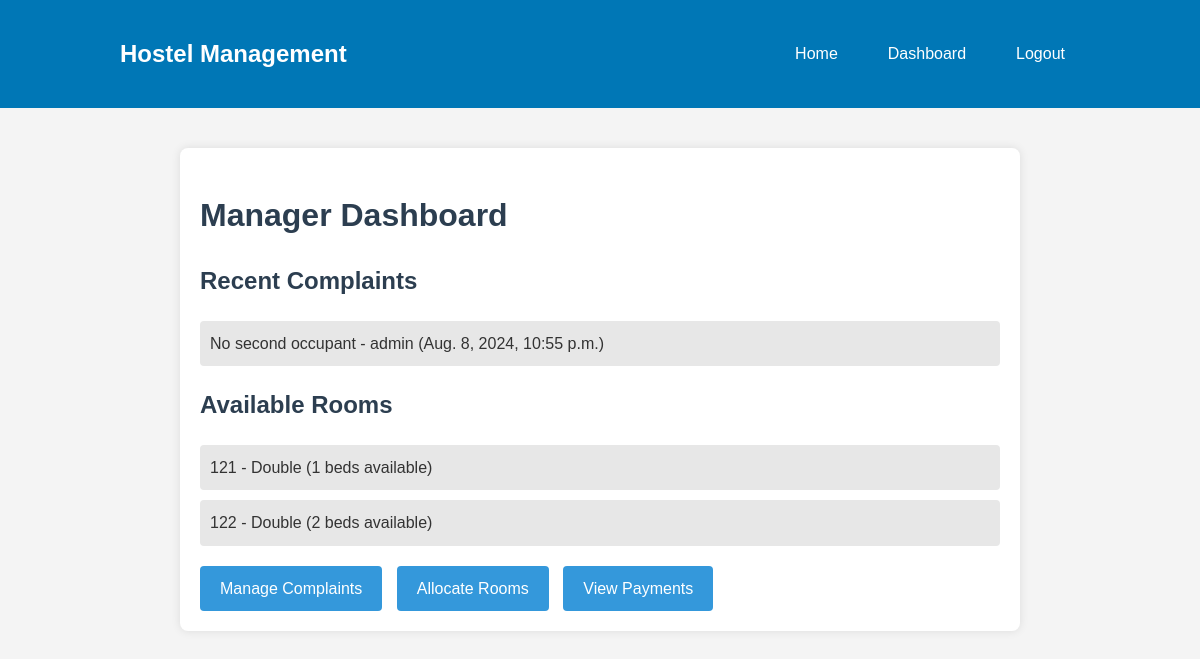
The page /dashboard/ (signed in) on the database its author committed.
### core/models.py (models this page shows, shortened)
class Complaint(models.Model):
    student = models.ForeignKey(StudentProfile, on_delete=models.CASCADE)
    complaint_text = models.TextField()
    status = models.CharField(max_length=10, choices=(('pending', 'Pending'), ('resolved', 'Resolved')), default='pending')
    date_filed = models.DateTimeField(auto_now_add=True)
    date_resolved = models.DateTimeField(null=True, blank=True)

class StudentProfile(models.Model):
    user = models.OneToOneField(User, on_delete=models.CASCADE, related_name='studentprofile')
    room = models.ForeignKey(Room, on_delete=models.SET_NULL, null=True, blank=True)
    date_joined = models.DateField(auto_now_add=True)

class User(AbstractUser):
    ROLE_CHOICES = (
        ('admin', 'Admin'),
        ('manager', 'Hostel Manager'),
        ('student', 'Student'),
    )
    role = models.CharField(max_length=10, choices=ROLE_CHOICES)
    user_permissions = models.ManyToManyField(
        'auth.Permission',
        verbose_name='user permissions',
        blank=True,
        related_name='custom_user_set',  # Unique related_name to avoid conflict
        help_text='Specific permissions for this user.',
        related_query_name='custom_user'
    )
    groups = models.ManyToManyField(
        Group,
        related_name='custom_user_set',  # Unique related_name to avoid conflict
        blank=True,
        help_text='The groups this user belongs to.',
        related_query_name='custom_user',
    )

class Room(models.Model):
    ROOM_TYPES = (
        ('single', 'Single'),
        ('double', 'Double'),
        ('dormitory', 'Dormitory'),
    )
    room_number = models.CharField(max_length=10, unique=True)
    room_type = models.CharField(max_length=10, choices=ROOM_TYPES)
    capacity = models.IntegerField(default=1)
    occupied = models.IntegerField(default=0)
    fee = models.DecimalField(max_digits=8, decimal_places=2)
    objects = RoomManager()
    @property
    def space(self):
        return self.capacity-self.occupied

### core/views.py (the view, shortened to what this page needs)
# urls.py: path('dashboard/', views.admin_dashboard, name='dashboard'),
@login_required
def admin_dashboard(request):
    user = request.user
    if user.role == 'admin':
        total_rooms = Room.objects.count()
        total_students = User.objects.filter(role='student').count()
        total_payments = Payment.objects.aggregate(Sum('amount'))
        context = {
            'total_rooms': total_rooms,
            'total_students': total_students,
            'total_payments': total_payments,
        }
        return render(request, 'admin/dashboard.html', context)
    elif user.role == 'manager':
        recent_complaints = Complaint.objects.filter(status='pending').order_by('-date_filed')[:5]
        available_rooms = Room.objects.filter(occupied__lt=F('capacity'))
        context = {
            'recent_complaints': recent_complaints,
            'available_rooms': available_rooms,
        }
        return render(request, 'manager/dashboard.html', context)
    return render(request, 'core/index.html')

### core/templates/manager/dashboard.html (shortened to what this page needs)
{% extends 'core/base.html' %}
{% block body %}
    <div class="dashboard">
        <h1>Manager Dashboard</h1>
        <div class="recent-complaints">
            <h2>Recent Complaints</h2>
            <ul>
                {% for complaint in recent_complaints %}
                <li>{{ complaint.complaint_text }} - {{ complaint.student.user.username }} ({{ complaint.date_filed }})</li>
                {% endfor %}
            </ul>
        </div>
        <div class="available-rooms">
            <h2>Available Rooms</h2>
            <ul>
                {% for room in available_rooms %}
                <li>{{ room.room_number }} - {{ room.get_room_type_display }} ({{ room.space }} beds available)</li>
                {% endfor %}
            </ul>
        </div>
        <div class="links">
            <a href="{% url 'manage_complaints' %}" class="btn">Manage Complaints</a>
            <a href="{% url 'allocate_rooms' %}" class="btn">Allocate Rooms</a>
            <a href="{% url 'view_payments' %}" class="btn">View Payments</a>
        </div>
    </div>
{% endblock body %}

### static/core/css/styles.css (style rules this page uses)
body { font-family: Arial, sans-serif; background-color: #f4f4f4; color: #333; margin: 0; padding: 0; line-height: 1.6; }
h1, h2 { color: #2c3e50; }
.dashboard, .manage-users { max-width: 800px; margin: 20px auto; padding: 20px; background: #fff; border-radius: 8px; box-shadow: 0 0 10px rgba(0, 0, 0, 0.1); }
.stats ul, .recent-complaints ul, .available-rooms ul, .recent-payments ul, .recent-complaints ul, .announcements ul { list-style: none; padding: 0; }
.stats li, .recent-complaints li, .available-rooms li, .recent-payments li, .recent-complaints li, .announcements li { margin-bottom: 10px; padding: 10px; background: #e7e7e7; border-radius: 4px; }
.links { margin-top: 20px; }
.links .btn { display: inline-block; margin-right: 10px; padding: 10px 20px; background-color: #3498db; color: white; text-decoration: none; border-radius: 4px; }

### rows shown on the page
Complaint: complaint_text "No second occupant", student.user.username "admin", date_filed "Aug. 8, 2024, 10:55 p.m."
Room: room_number "121", room_type "Double", space "1"
Room: room_number "122", room_type "Double", space "2"
